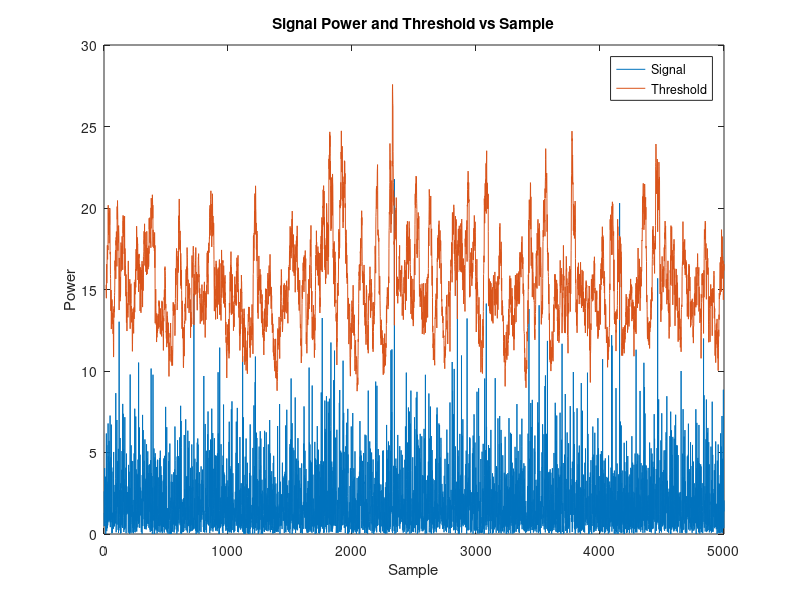
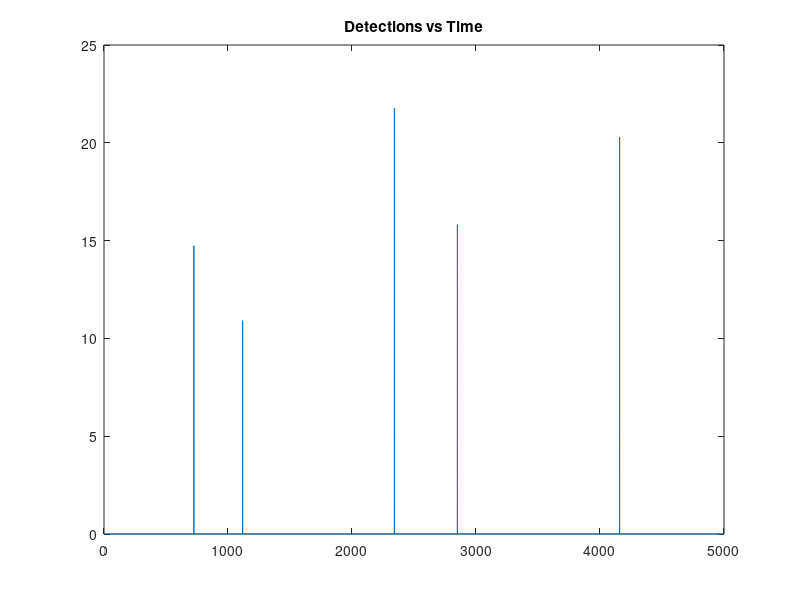

Recreate these plots in MATLAB, in order.
%What the verification does is generate a number of samples of white noise
%with no taget present. This means that 100% of detections are false
%alarms. By setting the false alarm rate and comparing the expect number of
%false alarms with the actual number of false alarms the error can be
%calculated.. error should be less than 10% for it to be correct

close all;
clear all;

% Input variables 
Length = 500000; %size of the data (how many samples of noise)
PFA = 10^-3;    %Probability of false alarm
RefWindow = 32; %total window size (is divided in 2 for leading and lagging)
guardCells = 2; %total number of guard cells (is divided in 2 for leading and lagging)(must be even number greater than 0)

signal = zeros([1  Length]); %signal initialisation
t = 1:1:length(signal); %time of simulation
signal = normrnd(0,1,1,Length) + 1i*normrnd(0,1,1,Length);  %complex white noise generation

DataAfterPowerLawDetector = abs(signal).^2; %realising signal power

TCA  = zeros([1  length(signal)]);  %initialise an array for threshold values

for CUT = 1: length(signal)
    if CUT <= RefWindow/2
        % Dr Abdul Gaffar: Reference window is not full of data, so cannot reliabilty perform detections for these CUTs  
        gCA = nan;  % Dr Abdul Gaffar
        
    elseif CUT > RefWindow/2 && CUT < length(signal) - RefWindow/2
       LaggingWindow = sum(DataAfterPowerLawDetector( (CUT-RefWindow/2):(CUT-guardCells/2))); 
       LeadingWindow = sum(DataAfterPowerLawDetector( (CUT+guardCells/2):(CUT+RefWindow/2))); 
       gCA = (LaggingWindow + LeadingWindow);
       
    elseif CUT >= length(signal) - RefWindow/2
       % Dr Abdul Gaffar: Reference window is not full of data, so cannot reliabilty perform detections for these CUTs
        gCA = nan;
       
    else
        print('error')
    end
            
    aCA = PFA^(-1/RefWindow)-1; %this is a scaling factor
    
    TCA(CUT) = aCA*gCA;  %threshold value
end
%checking detections
detections = zeros([1 length(signal)]);

NumberOfFalseAlarms = 0; % Dr Abdul Gaffar

for i = 1:length(signal)
    if DataAfterPowerLawDetector(i) >= TCA(i)
        detections(i) = DataAfterPowerLawDetector(i);
        NumberOfFalseAlarms = NumberOfFalseAlarms + 1; 
    end
end

PFA_simulation = NumberOfFalseAlarms/(Length - RefWindow);

%checking false alarms


PFA_error = abs(((PFA - PFA_simulation)/PFA)*100)               % Dr Abdul Gaffar 


% Plot subset of data

Subset = 5000;                                                  % Dr Abdul Gaffar 

fig4 = figure(4);
ax4 = axes('Parent', fig4);
plot(ax4, t(1:Subset), DataAfterPowerLawDetector(1:Subset))
title('Signal Power and Threshold vs Sample')
hold on
plot(ax4, t(1:Subset), TCA(1:Subset))
legend('Signal' , 'Threshold');
xlabel('Sample');
ylabel('Power');
hold off

fig5 = figure(5);
ax5 = axes('Parent', fig5);
plot(ax5, t(1:Subset), detections(1:Subset))
title('Detections vs Time')